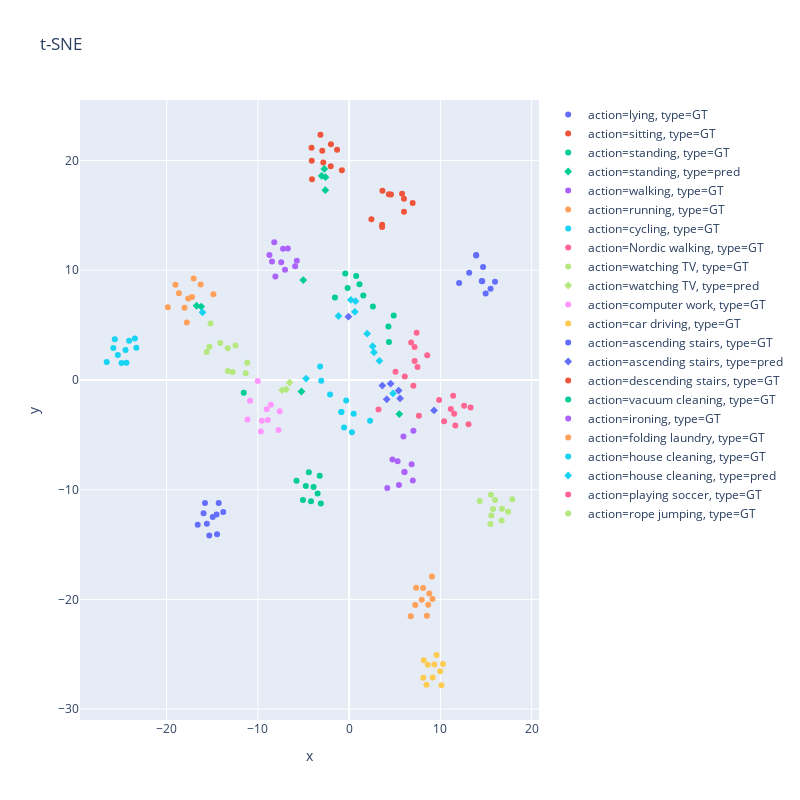

This figure's notebook cell:
### Code cell
over_plot_preds(val_actions, val_labels, unseen_pred_actions[:30, :], unseen_labels[:30], val_lm)

### Figure 1 — Plotly figure (JSON) as saved in the notebook; plotly's stock layout.template omitted (floating-point values rounded to 4 significant figures)
{"data": [{"hoverlabel": {"namelength": 0}, "hovertemplate": "action=lying<br>type=GT<br>x=%{x}<br>y=%{y}", "legendgroup": "action=lying, type=GT", "marker": {"color": "#636efa", "symbol": "circle"}, "mode": "markers", "name": "action=lying, type=GT", "showlegend": true, "type": "scatter", "x": [-14.29, -16.6, -15.95, -15.8, -14.53, -14.48, -15.33, -15.59, -14.94, -13.79], "xaxis": "x", "y": [-11.21, -13.2, -12.14, -11.22, -12.26, -14.05, -14.18, -13.1, -12.48, -12.03], "yaxis": "y"}, {"hoverlabel": {"namelength": 0}, "hovertemplate": "action=sitting<br>type=GT<br>x=%{x}<br>y=%{y}", "legendgroup": "action=sitting, type=GT", "marker": {"color": "#EF553B", "symbol": "circle"}, "mode": "markers", "name": "action=sitting, type=GT", "showlegend": true, "type": "scatter", "x": [-0.796, -1.996, -1.324, -2.837, -4.123, -2.018, -4.072, -2.945, -3.143, -4.099], "xaxis": "x", "y": [19.13, 21.5, 20.98, 19.82, 21.18, 19.49, 18.3, 20.89, 22.35, 19.98], "yaxis": "y"}, {"hoverlabel": {"namelength": 0}, "hovertemplate": "action=standing<br>type=GT<br>x=%{x}<br>y=%{y}", "legendgroup": "action=standing, type=GT", "marker": {"color": "#00cc96", "symbol": "circle"}, "mode": "markers", "name": "action=standing, type=GT", "showlegend": true, "type": "scatter", "x": [-3.895, -4.182, -3.101, -11.55, -3.225, -5.062, -3.454, -4.75, -4.418, -5.766], "xaxis": "x", "y": [-9.76, -11.06, -11.27, -1.165, -8.724, -10.94, -10.35, -9.672, -8.402, -9.184], "yaxis": "y"}, {"hoverlabel": {"namelength": 0}, "hovertemplate": "action=standing<br>type=pred<br>x=%{x}<br>y=%{y}", "legendgroup": "action=standing, type=pred", "marker": {"color": "#00cc96", "symbol": "diamond"}, "mode": "markers", "name": "action=standing, type=pred", "showlegend": true, "type": "scatter", "x": [-16.72, 5.497, -5.025, -2.609, -16.21, -2.724, -5.229, -3.014, -2.59], "xaxis": "x", "y": [6.764, -3.105, 9.108, 17.3, 6.689, 19.24, -1.051, 18.61, 18.49], "yaxis": "y"}, {"hoverlabel": {"namelength": 0}, "hovertemplate": "action=walking<br>type=GT<br>x=%{x}<br>y=%{y}", "legendgroup": "action=walking, type=GT", "marker": {"color": "#ab63fa", "symbol": "circle"}, "mode": "markers", "name": "action=walking, type=GT", "showlegend": true, "type": "scatter", "x": [7.043, 6.849, 4.747, 5.314, 6.063, 6.063, 6.979, 5.459, 4.179, 5.952], "xaxis": "x", "y": [-4.64, -7.672, -7.256, -7.411, -8.395, -8.395, -9.158, -9.566, -9.841, -5.145], "yaxis": "y"}, {"hoverlabel": {"namelength": 0}, "hovertemplate": "action=running<br>type=GT<br>x=%{x}<br>y=%{y}", "legendgroup": "action=running, type=GT", "marker": {"color": "#FFA15A", "symbol": "circle"}, "mode": "markers", "name": "action=running, type=GT", "showlegend": true, "type": "scatter", "x": [7.339, 7.245, 9.134, 8.103, 6.752, 8.522, 8.786, 9.072, 7.955, 8.668], "xaxis": "x", "y": [-18.95, -20.52, -19.98, -18.95, -21.53, -21.48, -19.46, -17.92, -20.03, -20.48], "yaxis": "y"}, {"hoverlabel": {"namelength": 0}, "hovertemplate": "action=cycling<br>type=GT<br>x=%{x}<br>y=%{y}", "legendgroup": "action=cycling, type=GT", "marker": {"color": "#19d3f3", "symbol": "circle"}, "mode": "markers", "name": "action=cycling, type=GT", "showlegend": true, "type": "scatter", "x": [0.303, -2.092, -0.5584, -3.057, -3.181, 2.294, -0.8524, -0.8525, 0.497, -0.3258], "xaxis": "x", "y": [-4.758, -1.333, -4.325, -0.07239, 1.236, -3.723, -2.926, -2.926, -3.073, -1.874], "yaxis": "y"}, {"hoverlabel": {"namelength": 0}, "hovertemplate": "action=Nordic walking<br>type=GT<br>x=%{x}<br>y=%{y}", "legendgroup": "action=Nordic walking, type=GT", "marker": {"color": "#FF6692", "symbol": "circle"}, "mode": "markers", "name": "action=Nordic walking, type=GT", "showlegend": true, "type": "scatter", "x": [5.085, 7.492, 7.039, 7.172, 7.394, 6.797, 3.222, 8.561, 6.099, 7.174], "xaxis": "x", "y": [0.755, 1.19, -0.5216, 3.005, 4.298, 3.409, -2.681, 2.246, 0.3255, 1.73], "yaxis": "y"}, {"hoverlabel": {"namelength": 0}, "hovertemplate": "action=watching TV<br>type=GT<br>x=%{x}<br>y=%{y}", "legendgroup": "action=watching TV, type=GT", "marker": {"color": "#B6E880", "symbol": "circle"}, "mode": "markers", "name": "action=watching TV, type=GT", "showlegend": true, "type": "scatter", "x": [-11.17, -13.29, -15.62, -15.18, -11.33, -12.77, -13.3, -15.31, -14.12, -12.45], "xaxis": "x", "y": [1.562, 0.8145, 2.539, 5.147, 0.6166, 0.732, 2.886, 3.02, 3.378, 3.144], "yaxis": "y"}, {"hoverlabel": {"namelength": 0}, "hovertemplate": "action=watching TV<br>type=pred<br>x=%{x}<br>y=%{y}", "legendgroup": "action=watching TV, type=pred", "marker": {"color": "#B6E880", "symbol": "diamond"}, "mode": "markers", "name": "action=watching TV, type=pred", "showlegend": true, "type": "scatter", "x": [-6.519, -6.907, -7.341], "xaxis": "x", "y": [-0.2377, -0.8567, -0.9316], "yaxis": "y"}, {"hoverlabel": {"namelength": 0}, "hovertemplate": "action=computer work<br>type=GT<br>x=%{x}<br>y=%{y}", "legendgroup": "action=computer work, type=GT", "marker": {"color": "#FF97FF", "symbol": "circle"}, "mode": "markers", "name": "action=computer work, type=GT", "showlegend": true, "type": "scatter", "x": [-8.576, -8.913, -9.57, -7.734, -10.01, -10.86, -11.14, -9.034, -7.608, -9.676], "xaxis": "x", "y": [-2.261, -3.642, -3.708, -4.563, -0.09712, -1.884, -3.607, -2.669, -2.841, -4.693], "yaxis": "y"}, {"hoverlabel": {"namelength": 0}, "hovertemplate": "action=car driving<br>type=GT<br>x=%{x}<br>y=%{y}", "legendgroup": "action=car driving, type=GT", "marker": {"color": "#FECB52", "symbol": "circle"}, "mode": "markers", "name": "action=car driving, type=GT", "showlegend": true, "type": "scatter", "x": [9.575, 10.29, 9.976, 8.125, 10.11, 8.62, 8.177, 9.164, 8.476, 9.335], "xaxis": "x", "y": [-25.08, -25.89, -26.55, -27.14, -27.83, -25.97, -25.55, -27.13, -27.78, -25.95], "yaxis": "y"}, {"hoverlabel": {"namelength": 0}, "hovertemplate": "action=ascending stairs<br>type=GT<br>x=%{x}<br>y=%{y}", "legendgroup": "action=ascending stairs, type=GT", "marker": {"color": "#636efa", "symbol": "circle"}, "mode": "markers", "name": "action=ascending stairs, type=GT", "showlegend": true, "type": "scatter", "x": [15.5, 15.99, 13.92, 12.05, 14.96, 14.53, 14.68, 13.16, 13.92, 14.59], "xaxis": "x", "y": [8.313, 8.956, 11.34, 8.842, 7.877, 9.032, 10.29, 9.765, 11.4, 9.006], "yaxis": "y"}, {"hoverlabel": {"namelength": 0}, "hovertemplate": "action=ascending stairs<br>type=pred<br>x=%{x}<br>y=%{y}", "legendgroup": "action=ascending stairs, type=pred", "marker": {"color": "#636efa", "symbol": "diamond"}, "mode": "markers", "name": "action=ascending stairs, type=pred", "showlegend": true, "type": "scatter", "x": [4.122, 9.304, 5.582, 4.545, -0.07712, 3.637, 5.43], "xaxis": "x", "y": [-1.761, -2.772, -1.683, -0.3371, 5.767, -0.51, -0.9701], "yaxis": "y"}, {"hoverlabel": {"namelength": 0}, "hovertemplate": "action=descending stairs<br>type=GT<br>x=%{x}<br>y=%{y}", "legendgroup": "action=descending stairs, type=GT", "marker": {"color": "#EF553B", "symbol": "circle"}, "mode": "markers", "name": "action=descending stairs, type=GT", "showlegend": true, "type": "scatter", "x": [3.649, 5.803, 6.01, 2.441, 6.963, 3.617, 3.613, 4.355, 4.585, 6.009], "xaxis": "x", "y": [17.24, 16.98, 15.34, 14.65, 16.13, 14.14, 13.93, 16.94, 16.9, 16.52], "yaxis": "y"}, {"hoverlabel": {"namelength": 0}, "hovertemplate": "action=vacuum cleaning<br>type=GT<br>x=%{x}<br>y=%{y}", "legendgroup": "action=vacuum cleaning, type=GT", "marker": {"color": "#00cc96", "symbol": "circle"}, "mode": "markers", "name": "action=vacuum cleaning, type=GT", "showlegend": true, "type": "scatter", "x": [0.7724, 4.887, -1.556, 1.135, 1.553, -0.1657, -0.4189, 4.365, 4.309, 2.604], "xaxis": "x", "y": [9.477, 5.883, 7.529, 8.717, 7.705, 8.392, 9.713, 3.471, 4.882, 6.695], "yaxis": "y"}, {"hoverlabel": {"namelength": 0}, "hovertemplate": "action=ironing<br>type=GT<br>x=%{x}<br>y=%{y}", "legendgroup": "action=ironing, type=GT", "marker": {"color": "#ab63fa", "symbol": "circle"}, "mode": "markers", "name": "action=ironing, type=GT", "showlegend": true, "type": "scatter", "x": [-8.084, -5.914, -5.731, -8.734, -8.453, -8.204, -6.715, -7.239, -7.027, -7.437], "xaxis": "x", "y": [9.426, 10.38, 10.88, 11.39, 10.79, 12.54, 11.99, 11.95, 10.04, 10.72], "yaxis": "y"}, {"hoverlabel": {"namelength": 0}, "hovertemplate": "action=folding laundry<br>type=GT<br>x=%{x}<br>y=%{y}", "legendgroup": "action=folding laundry, type=GT", "marker": {"color": "#FFA15A", "symbol": "circle"}, "mode": "markers", "name": "action=folding laundry, type=GT", "showlegend": true, "type": "scatter", "x": [-17.79, -14.88, -18.04, -17.04, -17.63, -19.04, -18.65, -19.87, -16.27, -17.22], "xaxis": "x", "y": [5.233, 7.814, 6.575, 9.246, 7.437, 8.682, 7.908, 6.622, 8.698, 7.568], "yaxis": "y"}, {"hoverlabel": {"namelength": 0}, "hovertemplate": "action=house cleaning<br>type=GT<br>x=%{x}<br>y=%{y}", "legendgroup": "action=house cleaning, type=GT", "marker": {"color": "#19d3f3", "symbol": "circle"}, "mode": "markers", "name": "action=house cleaning, type=GT", "showlegend": true, "type": "scatter", "x": [-26.57, -24.51, -24.1, -24.4, -25.68, -25.84, -23.32, -23.48, -25.35, -24.94], "xaxis": "x", "y": [1.633, 2.722, 3.579, 1.564, 3.707, 2.92, 2.943, 3.788, 2.271, 1.546], "yaxis": "y"}, {"hoverlabel": {"namelength": 0}, "hovertemplate": "action=house cleaning<br>type=pred<br>x=%{x}<br>y=%{y}", "legendgroup": "action=house cleaning, type=pred", "marker": {"color": "#19d3f3", "symbol": "diamond"}, "mode": "markers", "name": "action=house cleaning, type=pred", "showlegend": true, "type": "scatter", "x": [-16.07, -4.719, 2.72, 0.1832, 1.977, 0.6234, 4.807, 0.7023, 3.318, 2.574, -1.17], "xaxis": "x", "y": [6.164, 0.1264, 2.517, 7.305, 4.222, 6.213, -1.227, 7.186, 1.746, 3.075, 5.83], "yaxis": "y"}, {"hoverlabel": {"namelength": 0}, "hovertemplate": "action=playing soccer<br>type=GT<br>x=%{x}<br>y=%{y}", "legendgroup": "action=playing soccer, type=GT", "marker": {"color": "#FF6692", "symbol": "circle"}, "mode": "markers", "name": "action=playing soccer, type=GT", "showlegend": true, "type": "scatter", "x": [7.646, 10.41, 11.4, 11.63, 11.14, 12.6, 9.861, 11.51, 13.31, 13.09], "xaxis": "x", "y": [-3.261, -3.774, -1.445, -4.16, -2.64, -2.343, -1.835, -3.083, -2.513, -4.032], "yaxis": "y"}, {"hoverlabel": {"namelength": 0}, "hovertemplate": "action=rope jumping<br>type=GT<br>x=%{x}<br>y=%{y}", "legendgroup": "action=rope jumping, type=GT", "marker": {"color": "#B6E880", "symbol": "circle"}, "mode": "markers", "name": "action=rope jumping, type=GT", "showlegend": true, "type": "scatter", "x": [15.48, 16.71, 17.88, 14.31, 15.58, 15.99, 16.75, 15.54, 17.42, 15.77], "xaxis": "x", "y": [-13.13, -12.82, -10.86, -11.02, -12.35, -10.94, -11.74, -10.46, -12.0, -11.77], "yaxis": "y"}], "layout": {"height": 800, "legend": {"tracegroupgap": 0}, "title": {"text": "t-SNE"}, "width": 800, "xaxis": {"anchor": "y", "domain": [0, 1], "title": {"text": "x"}}, "yaxis": {"anchor": "x", "domain": [0, 1], "title": {"text": "y"}}}}
